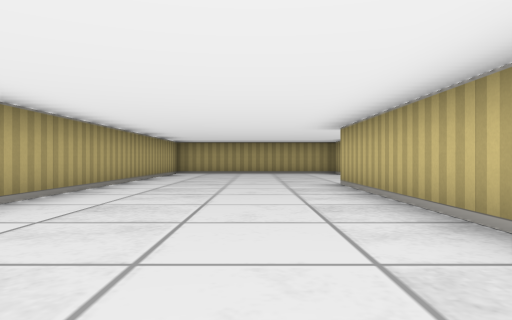
[1] (above)

14 first-person views from a walk through a cub3D maze. The camera is about half as high as the walls, looks level and sees 70° across. The floor is counted in squares. Each view is taken from the middle of a square. On the plan, view 1 faces up. The plan holds only what a view shows up to about 9 squares ahead; the rest is blank. The place goes on beyond the plan.

[2]
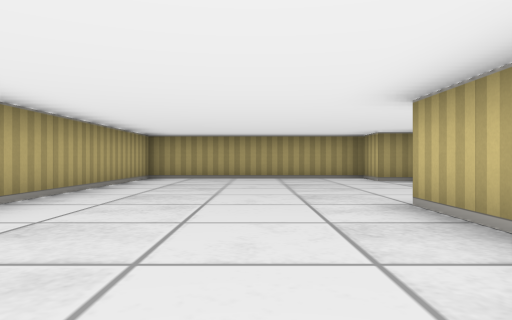

[3]
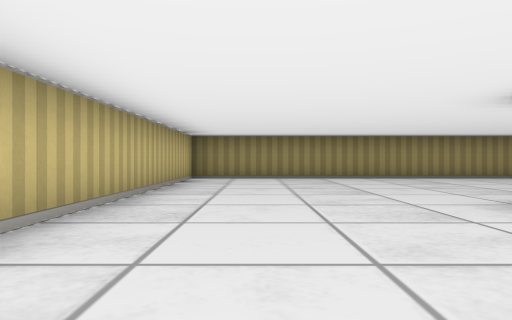

[4]
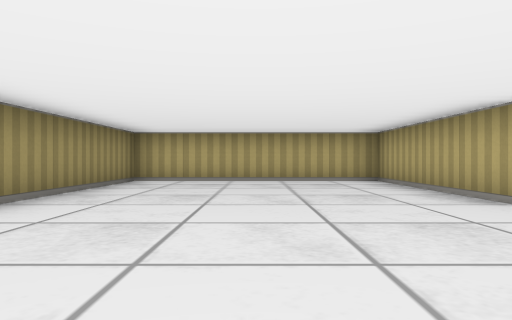

[5]
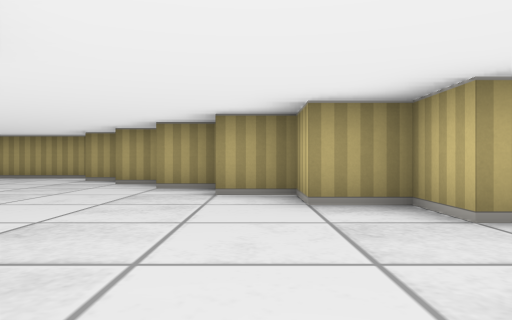

[6]
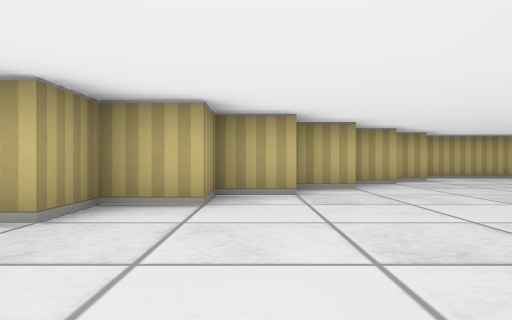

[7]
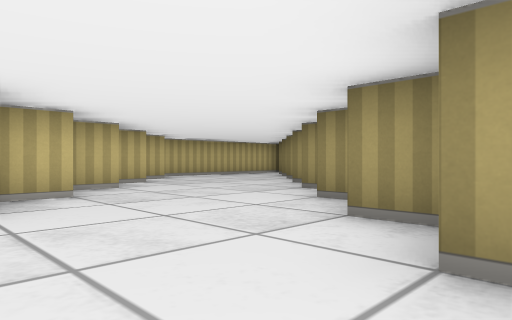

[8]
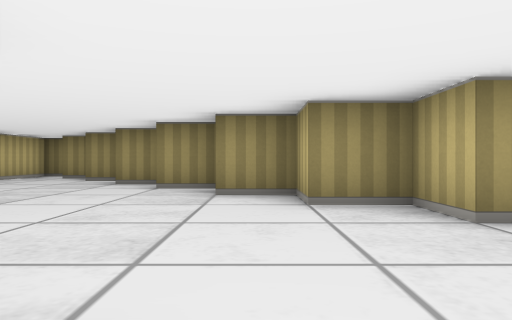

[9]
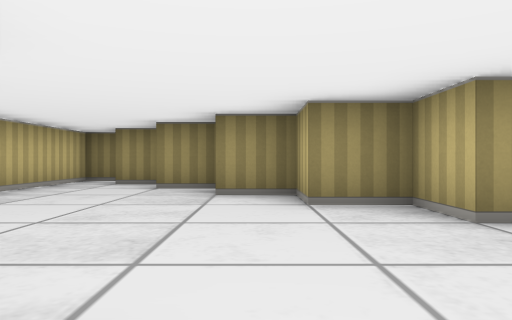

[10]
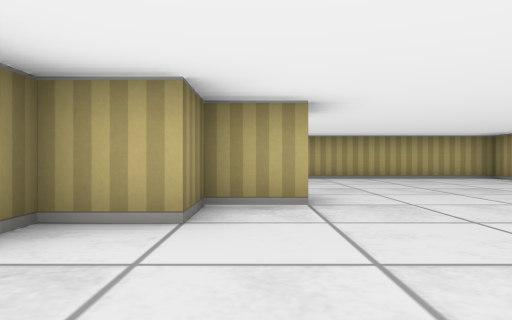

[11]
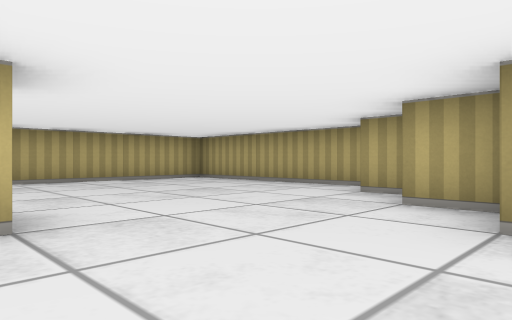

[12]
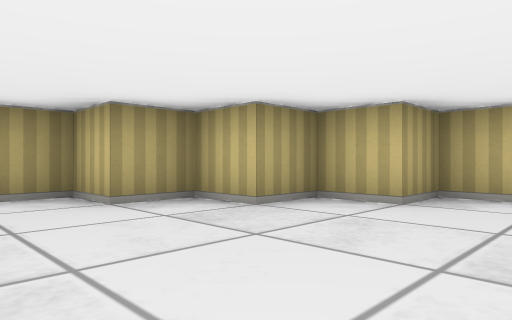

[13]
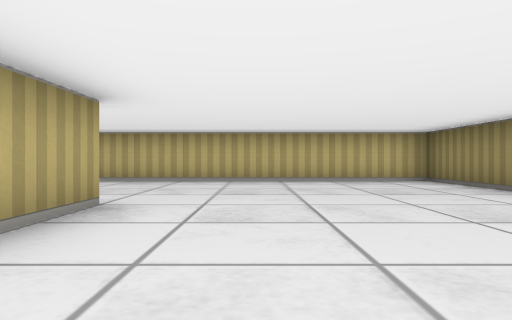

[14]
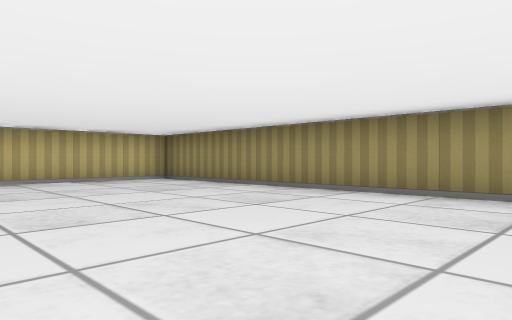

### Floor plan
Points are (right, up) in squares from view 1. A wall is a line through its corners. A room is listed if a view was taken in it or the views show most of it. See-through windows are left out.
Room 1 (views 1, 2, 3, 4, 5, 6, 7, 8, 9, 10, 11, 12, 13, 14)
walls: (2.5, 6.6) (2.5, 5.5) (3.5, 5.5) (3.5, 4.5) (4.5, 4.5) (4.5, 3.5) (5.5, 3.5) (5.5, 2.5) (6.5, 2.5) (6.5, 1.5) (7.5, 1.5) (7.5, 0.5) (8.5, 0.5); (-2.5, 2.5) (-6.5, 2.5) (-6.5, -2.5) (1.5, -2.5) (1.5, 6.5); (7.5, 5.4) (7.5, 6.5) (6.5, 6.5) (6.5, 7.5) (5.5, 7.5) (5.5, 8.5) (4.5, 8.5) (4.5, 9.5) (3.5, 9.5) (3.5, 10.5) (2.5, 10.5) (2.5, 11.5) (-2.5, 11.5) (-2.5, 3.5); (8.5, 4.5) (8.5, 5.5); (9.5, 3.4) (9.5, 4.2); (8.5, -0.5) (9.5, -0.5); (10.5, 2.5) (10.5, 3.1); (9.8, -1.5) (10.5, -1.5); (10.9, -2.5) (11.5, -2.5) (11.5, 2.1)

Where each view was taken, in squares from view 1:
view 1: 0 up, 0 right, facing up
view 2: 3 up, 0 right, facing up
view 3: 6 up, 0 right, facing down
view 4: 0 up, 1 right, facing left
view 5: 3 up, 6 right, facing up
view 6: 6 up, 3 right, facing right
view 7: 7 up, 3 right, facing down-right
view 8: 7 up, 6 right, facing down
view 9: 5 up, 8 right, facing down
view 10: 6 up, 6 right, facing left
view 11: 6 up, 5 right, facing up-left
view 12: 7 up, 1 right, facing up-right
view 13: 1 up, 6 left, facing right
view 14: 2 up, 6 left, facing down-right
